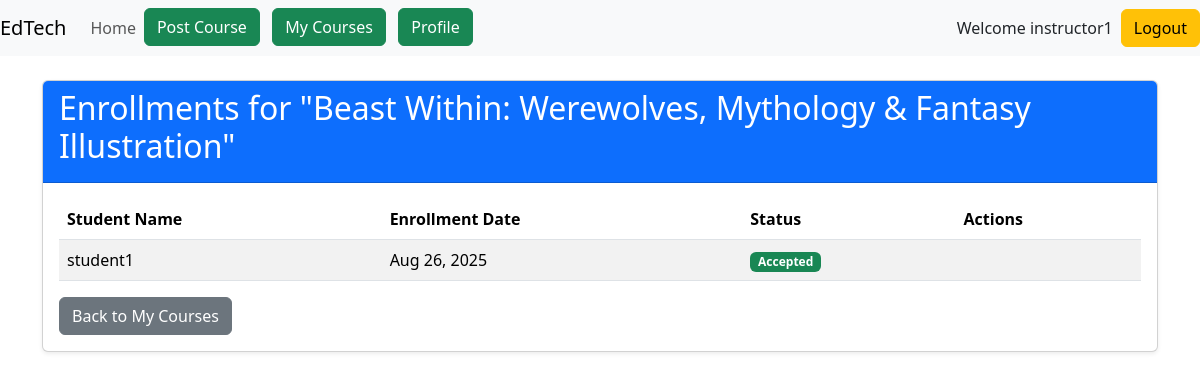
The page /courses/1/enrollments/ (signed in) on the database its author committed.
### accounts/models.py (models this page shows, shortened)
class User(AbstractUser):
    name = models.CharField(max_length=70, default='name')
    contact = models.CharField(max_length=13)
    user_type = models.CharField(
        max_length=1,
        choices=(
            ('I', "Instructor"),
            ('S', "Student"),
        ),
    )

### courses/models.py (models this page shows, shortened)
class Course(models.Model):
    instructor = models.ForeignKey(User, on_delete=models.CASCADE)
    title = models.CharField(max_length=200)
    description = models.TextField()
    category = models.CharField(max_length=100)
    price = models.DecimalField(max_digits=10, decimal_places=2)
    start_date = models.DateField()
    end_date = models.DateField()
    created_at = models.DateTimeField(auto_now_add=True)
    image = models.ImageField(upload_to='course_images/', blank=True, null=True)

class Enrollment(models.Model):
    STATUS_CHOICES = (
        ('pending', 'Pending'),
        ('accepted', 'Accepted'),
        ('rejected', 'Rejected'),
    )
    course = models.ForeignKey(Course, on_delete=models.CASCADE)
    student = models.ForeignKey(User, on_delete=models.CASCADE)
    enrollment_date = models.DateTimeField(auto_now_add=True)
    status = models.CharField(max_length=20, choices=STATUS_CHOICES, default='pending')
    notes = models.TextField(blank=True,null=True)
    class Meta:
        unique_together = ('course', 'student')

### courses/views.py (the view)
# urls.py: path('<int:course_id>/enrollments/', views.view_enrollments, name='view_enrollments'),
@login_required
def view_enrollments(request, course_id):
    if not is_instructor(request.user):
        messages.error(request, "Only instructors can view enrollments.")
        return redirect('home')
    course = get_object_or_404(Course, id=course_id, instructor=request.user)
    enrollments = Enrollment.objects.filter(course=course)
    context = {
        'course': course,
        'enrollments': enrollments
    }
    return render(request, 'courses/view_enrollments.html', context)

### courses/views.py (called while the page is built)
def is_instructor(user):
    return user.is_authenticated and user.user_type == 'I'

### courses/templates/courses/view_enrollments.html (shortened to what this page needs)
{% extends 'base.html' %}
{% block main %}
<div class="container mt-4">
  <div class="card shadow-sm">
    <div class="card-header bg-primary text-white">
      <h2>Enrollments for "{{ course.title }}"</h2>
    </div>
    <div class="card-body">
      {% if enrollments %}
        <div class="table-responsive">
          <table class="table table-striped">
            <thead>
              <tr>
                <th>Student Name</th>
                <th>Enrollment Date</th>
                <th>Status</th>
                <th>Actions</th>
              </tr>
            </thead>
            <tbody>
              {% for enrollment in enrollments %}
              <tr>
                <td>{{ enrollment.student.username }}</td>
                <td>{{ enrollment.enrollment_date|date:"M d, Y" }}</td>
                <td>
                  {% if enrollment.status == 'accepted' %}
                    <span class="badge bg-success">Accepted</span>
                  {% elif enrollment.status == 'rejected' %}
                    <span class="badge bg-danger">Rejected</span>
                  {% else %}
                    <span class="badge bg-warning">Pending</span>
                  {% endif %}
                </td>
                <td>
                </td>
              </tr>
              {% endfor %}
            </tbody>
          </table>
        </div>
      {% else %}
        <p class="text-center">No enrollments yet.</p>
      {% endif %}
      <a href="{% url 'my_courses' %}" class="btn btn-secondary">Back to My Courses</a>
    </div>
  </div>
</div>
{% endblock %}

### templates/base.html (shortened to what this page needs)
<!doctype html>
<html lang="en">
    <head>
        <link
            href="https://cdn.jsdelivr.net/npm/bootstrap@5.3.2/dist/css/bootstrap.min.css"
            rel="stylesheet"
        />
    </head>
    <body>
        <header>
             <nav class="navbar navbar-expand-md navbar-light bg-light">
                <a class="navbar-brand" href="{% url 'home' %}">EdTech</a>
                <div class="collapse navbar-collapse" id="collapsibleNavId">
                    <ul class="navbar-nav mr-auto mt-2 mt-lg-0">
                        <li class="nav-item active">
                            <a class="nav-link" href="{% url "home" %}">Home </a>
                        </li>
                        {% if request.user.is_authenticated %}
                            {% if request.user.user_type == 'I' %}
                                <li class="nav-item">
                                     <a class="btn btn-success" href="{% url 'course_create'%}"> Post Course </a>
                                </li>
                                <li class="nav-item">
                                    <a class="btn btn-success" href="{% url 'my_courses' %}"> My Courses </a>
                                </li>
                            {% endif %}
                            <li class="nav-item">
                                <a class="btn btn-success" href="{% url 'profile_details' %}"> Profile </a>
                            </li>
                        {% endif %}
                    </ul>
                </div>
                <ul class="navbar-nav ml-auto mt-2 mt-lg-0">
                    {% if not request.user.is_authenticated %}
                        <li class="nav-item" style="list-style-type:none;">
                             <a class="btn btn-success" href="{% url 'login'%}"> Login </a>
                        </li>
                        &nbsp;
                        &nbsp;
                        <li class="nav-item" style="list-style-type:none;">
                            <a class="btn btn-success" href="{% url 'register'%}"> Register </a>
                        </li>
                    {% else %}
                        <p class="my-auto me-2"> Welcome {{request.user.username}}</p>
                        <a class="btn btn-warning" href="{% url "logout" %}">Logout</a>
                    {% endif %}
                </ul>
             </nav>
        </header>
        <main>
            {% block main %}
            {% endblock main %}
        </main>
    </body>
</html>

### rows shown on the page
User: user.username "instructor1"
Course: title "Beast Within: Werewolves, Mythology & Fantasy Illustration"
Enrollment: student.username "student1", enrollment_date "Aug 26, 2025", status "Accepted"
